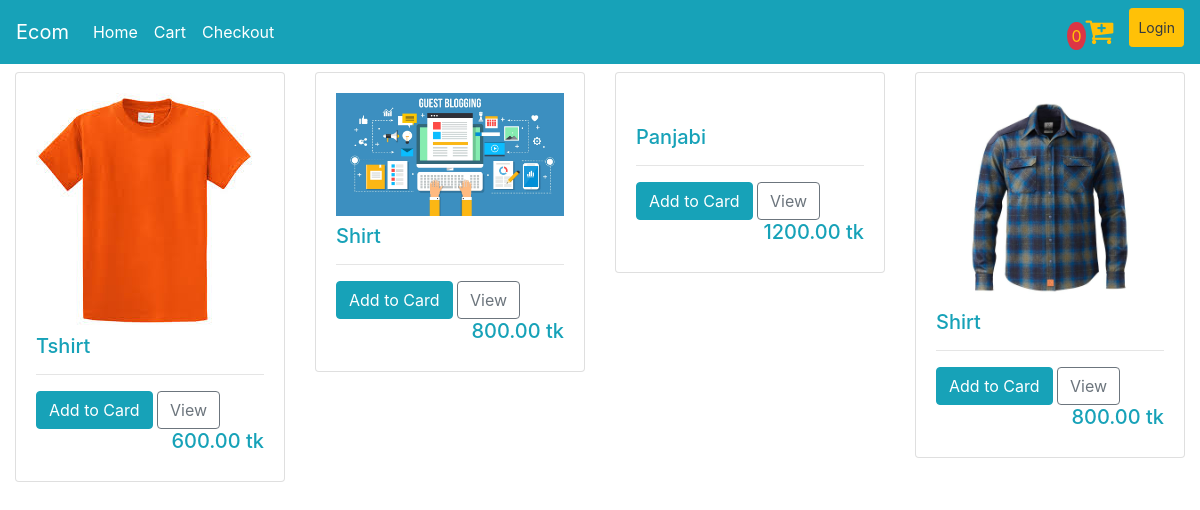
Before: / with the older database file.
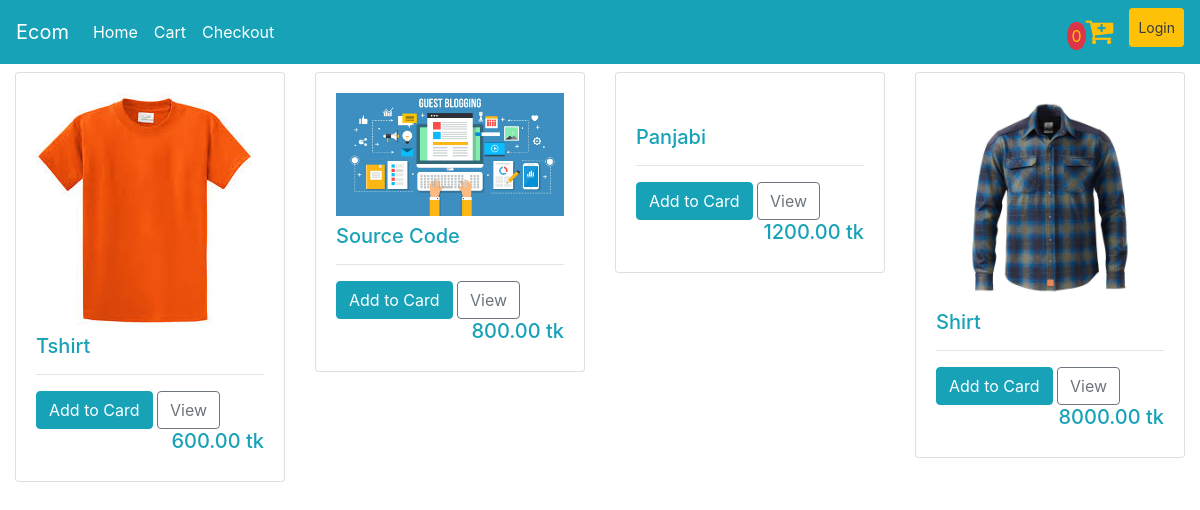
After: the same page with the newer database file.
### store/models.py (models this page shows, shortened)
class Product(models.Model):
    name = models.CharField(max_length=200, null=True, blank=True)
    image = models.ImageField(upload_to='products', blank=True, null=True)
    price = models.DecimalField(max_digits=7, decimal_places=2)
    digital = models.BooleanField(default=False, null=True, blank=True)
    @property
    def imageURL(self):
        try:
            url = self.image.url
        except:
            url = ''
        return url

### store/views.py (the view)
# urls.py: path('', include('store.urls')),
def store(request):
    data = cartData(request)
    cartItems = data['cartItems']
    products = Product.objects.all()
    context = {
        'products': products,
        'cartItems': cartItems
    }
    return render(request, 'store/store.html', context)

### store/utils.py (called while the page is built, shortened)
def cookieCart(request):
	try:
		cart = json.loads(request.COOKIES['cart'])
	except:
		cart = {}
	print('Cart:', cart)
	items = []
	order = {
        'get_cart_total': 0,
        'get_cart_items': 0,
        'shipping': False
    }
	cartItems = order['get_cart_items']
	return {'cartItems': cartItems, 'order': order, 'items': items}

def cartData(request):
	if request.user.is_authenticated:
		customer = request.user.customer
		order, created = Order.objects.get_or_create(customer=customer, complete=False)
		items = order.orderitem_set.all()
		cartItems = order.get_cart_items
	else:
		cookieData = cookieCart(request)
		cartItems = cookieData['cartItems']
		order = cookieData['order']
		items = cookieData['items']
	return {'cartItems': cartItems, 'order': order, 'items': items}

### store/templates/store/store.html
{% extends './main.html' %}
{% block body %}
        <div class="container-fluid">
            <div class="row">
                {% for product in products %}
                <div class="col-lg-3">
                    <div class="card">
                        <div class="card-body">
                            <img class="img-fluid" src="{{ product.imageURL }}" alt="">
                            <h5 class="mt-2"><a class="text-info" href="">{{ product.name }}</a></h5>
                            <hr>
                            <button data-product="{{ product.id }}" data-action="add" class="btn btn-info update-cart">Add to Card</button>
                            <a href="" class="btn btn-outline-secondary">View</a>
                            <h5 class="text-info" style="float: right;">{{ product.price }} tk</h5>
                        </div>
                    </div>
                </div>
                {% endfor %}
            </div>
        </div>
{% endblock body %}

### store/templates/store/main.html (shortened to what this page needs)
<!doctype html>
{% load static %}
<html lang="en">
  <head>
    <link rel="stylesheet" href="https://stackpath.bootstrapcdn.com/bootstrap/4.5.0/css/bootstrap.min.css">
    <link rel="stylesheet" href="https://stackpath.bootstrapcdn.com/font-awesome/4.7.0/css/font-awesome.min.css">
    <link rel="stylesheet" href="{% static 'css/main.css' %}">
  </head>
  <body>
    <nav class="navbar navbar-expand-lg navbar-dark bg-info text-white mb-2">
        <a class="navbar-brand" href="{% url 'store' %}">Ecom</a>
        <div class="collapse navbar-collapse" id="navbarSupportedContent">
          <ul class="navbar-nav mr-auto">
            <li class="nav-item active">
              <a class="nav-link" href="{% url 'store' %}">Home <span class="sr-only">(current)</span></a>
            </li>
            <li class="nav-item active">
              <a class="nav-link " href="{% url 'cart' %}">Cart</a>
            </li>
            <li class="nav-item active">
              <a class="nav-link " href="{% url 'checkout' %}">Checkout</a>
            </li>
          </ul>
          <ul class="navbar-nav ml-auto">
              <li class="nav-item">
                <a href="" class="nav-link text-warning">
                  <span class="bg-danger p-1" style="border-radius: 100%;">{{ cartItems }}</span><i class="fa fa-cart-plus text-warning" style="font-size: 30px;"></i>
                </a>
              </li>
              <li class="nav-item">
                <a href="" class="nav-link btn btn-warning btn-sm ml-2 text-dark">Login</a>
              </li>
          </ul>
        </div>
      </nav>
    {% block body %}
    {% endblock body %}
  </body>
</html>

Changed rows visible on the page:
changed Product: name "Shirt" → "Source Code"
changed Product "Shirt": price "800.00" → "8000.00"
